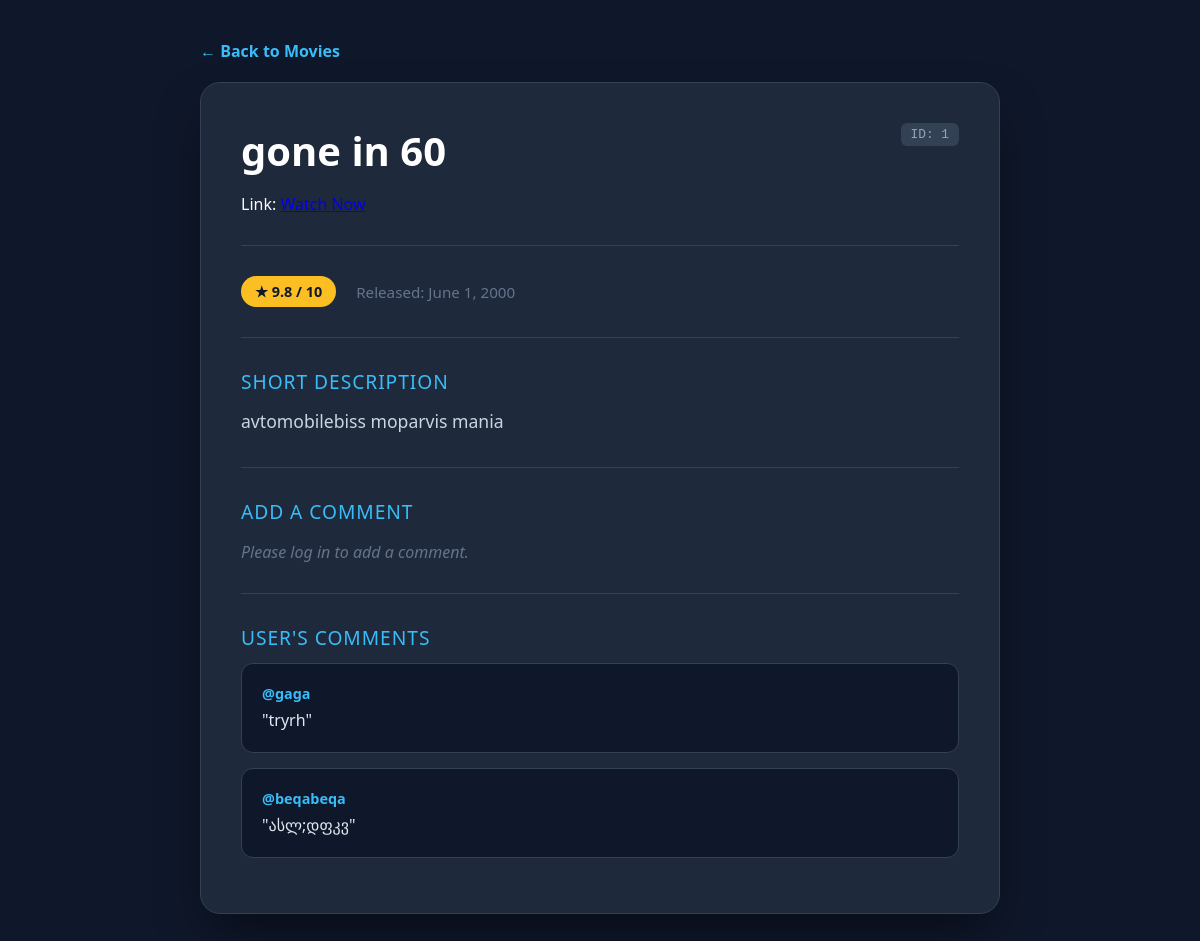
/product/1/, run on the app's committed database.
### core/models.py (models this page shows, shortened)
class Films(models.Model):
    title = models.CharField(max_length=200)
    category = models.ForeignKey(Category, on_delete=models.SET_NULL, null=True, blank=True, related_name='films')
    description = models.TextField()
    release_date = models.DateField()
    rate = models.DecimalField(
        max_digits=3,
        decimal_places=1,
        validators=[MinValueValidator(0.0), MaxValueValidator(10.0)]
    )
    link = models.URLField(null=True, blank=True)
    likes = models.ManyToManyField(User, related_name='liked_films', blank=True)

class Comment(models.Model):
    film = models.ForeignKey('Films', on_delete=models.CASCADE, related_name='comments')
    author = models.ForeignKey(User, on_delete=models.CASCADE)
    text = models.TextField()
    created_at = models.DateTimeField(auto_now_add=True)

### core/views.py (the view, shortened to what this page needs)
# urls.py: path('product/<int:pk>/', product_view, name='product_detail'),
def product_view(request, pk):
    product = get_object_or_404(Films, pk=pk)
    comments = product.comments.all().order_by('-created_at')
    return render(
        request,
        'product_detail.html',
        {
            "pk": pk,
            "product": product,
            "comments": comments
        }
    )

### core/templates/product_detail.html (shortened to what this page needs)
{% load static %}
{% load static %}
<!DOCTYPE html>
<html lang="en">
<head>
</head>
<body>
    <div class="detail-wrapper">
        <a href="/" class="back-link">← Back to Movies</a>
        <div class="movie-detail-card">
            <span class="movie-id-badge">ID: {{ pk }}</span>
            <h1 class="movie-title">{{ product.title }}</h1>
            <span>Link: <a href="{{ product.link }}" target="_blank" rel="noopener noreferrer">Watch Now</a></span>
            <hr>
            <div class="movie-meta">
                <span class="movie-rating">★ {{ product.rate }} / 10</span>
                <span class="release-date">Released: {{ product.release_date }}</span>
            </div>
            <hr>
            <div class="section-title">Short Description</div>
            <p class="movie-description">{{ product.description }}</p>
            <hr>
            <div class="section-title">Add a Comment</div>
            {% if request.user.is_authenticated %}
                <form method="POST" class="comment-form">
                    {% csrf_token %}
                    <textarea name="comment_text" rows="3" placeholder="Share your thoughts on this film..." required></textarea>
                    <button type="submit" class="submit-btn">Post Comment</button>
                </form>
            {% else %}
                <p class="login-prompt">Please log in to add a comment.</p>
            {% endif %}
            <hr>
            <div class="section-title">User's Comments</div>
            <div class="comments-container">
                {% if comments %}
                    {% for comment in comments %}
                        <div class="comment-item">
                            <div>
                                <div class="comment-author">@{{ comment.author.username }}</div>
                                <div class="comment-text">"{{ comment.text }}"</div>
                            </div>
                        </div>
                    {% endfor %}
                {% else %}
                    <span style="color: #64748b;">No comments yet for this film. Be the first!</span>
                {% endif %}
            </div>
        </div>
    </div>
</body>
</html>

### core/templates/product_detail.html (style rules this page uses)
body { font-family: 'Segoe UI', Roboto, Helvetica, Arial, sans-serif; background-color: #0f172a; color: #f8fafc; margin: 0; padding: 40px 20px; display: flex; justify-content: center; align-items: center; min-height: 90vh; }
.detail-wrapper { width: 100%; max-width: 800px; }
.back-link { display: inline-flex; align-items: center; color: #38bdf8; text-decoration: none; font-weight: 600; margin-bottom: 20px; transition: color 0.2s ease; }
.movie-detail-card { background-color: #1e293b; border-radius: 20px; padding: 40px; box-shadow: 0 25px 50px -12px rgba(0, 0, 0, 0.5); border: 1px solid #334155; position: relative; }
.movie-id-badge { position: absolute; top: 40px; right: 40px; background-color: #334155; color: #94a3b8; font-size: 0.8rem; padding: 4px 10px; border-radius: 6px; font-family: monospace; }
.movie-title { font-size: 2.5rem; margin: 0 0 15px 0; color: #ffffff; max-width: 85%; }
.movie-meta { font-size: 0.95rem; color: #94a3b8; margin-bottom: 25px; display: flex; gap: 20px; align-items: center; }
.movie-rating { background-color: #fbbf24; color: #0f172a; font-weight: bold; padding: 6px 14px; border-radius: 30px; font-size: 0.9rem; }
.release-date { color: #64748b; }
hr { border: 0; height: 1px; background: #334155; margin: 30px 0; }
.section-title { font-size: 1.2rem; color: #38bdf8; text-transform: uppercase; letter-spacing: 0.05em; margin-bottom: 12px; }
.movie-description { font-size: 1.1rem; line-height: 1.7; color: #cbd5e1; margin: 0; }
.comment-item { background-color: #0f172a; border-radius: 12px; padding: 20px; border: 1px solid #334155; color: #e2e8f0; margin-bottom: 15px; display: flex; justify-content: space-between; align-items: flex-start; }
.comment-author { font-weight: bold; color: #38bdf8; margin-bottom: 5px; font-size: 0.9rem; }
.comment-text { line-height: 1.5; }
.login-prompt { color: #64748b; font-style: italic; }

### data on the page
Films: title "gone in 60", rate "9.8", release_date "June 1, 2000", description "avtomobilebiss moparvis mania"
Comment: author.username "gaga", text "tryrh"
Comment: author.username "beqabeqa", text "ასლ;დფკვ"

### other printed values
{{ pk }} "1"
